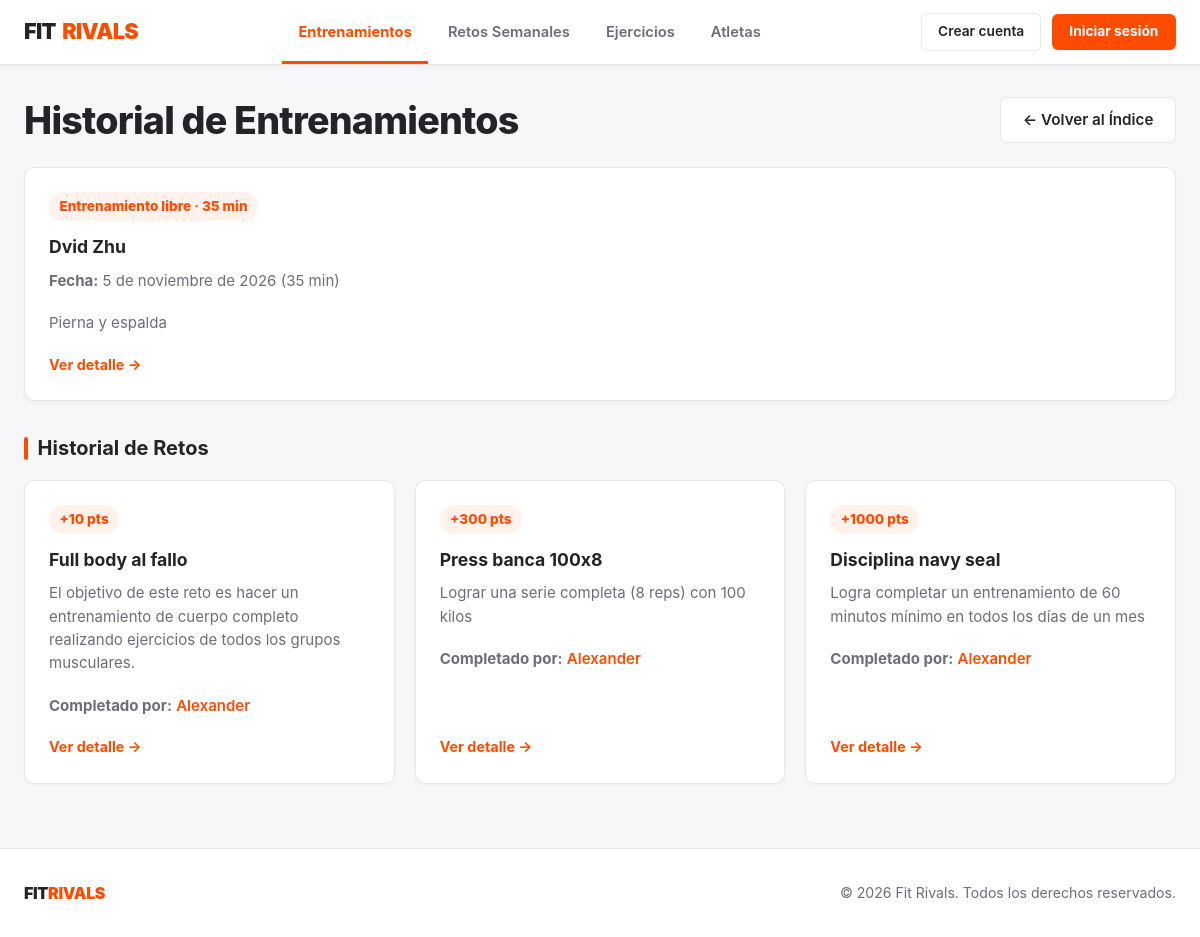
The page /entrenamientos/ on the database as committed earlier.
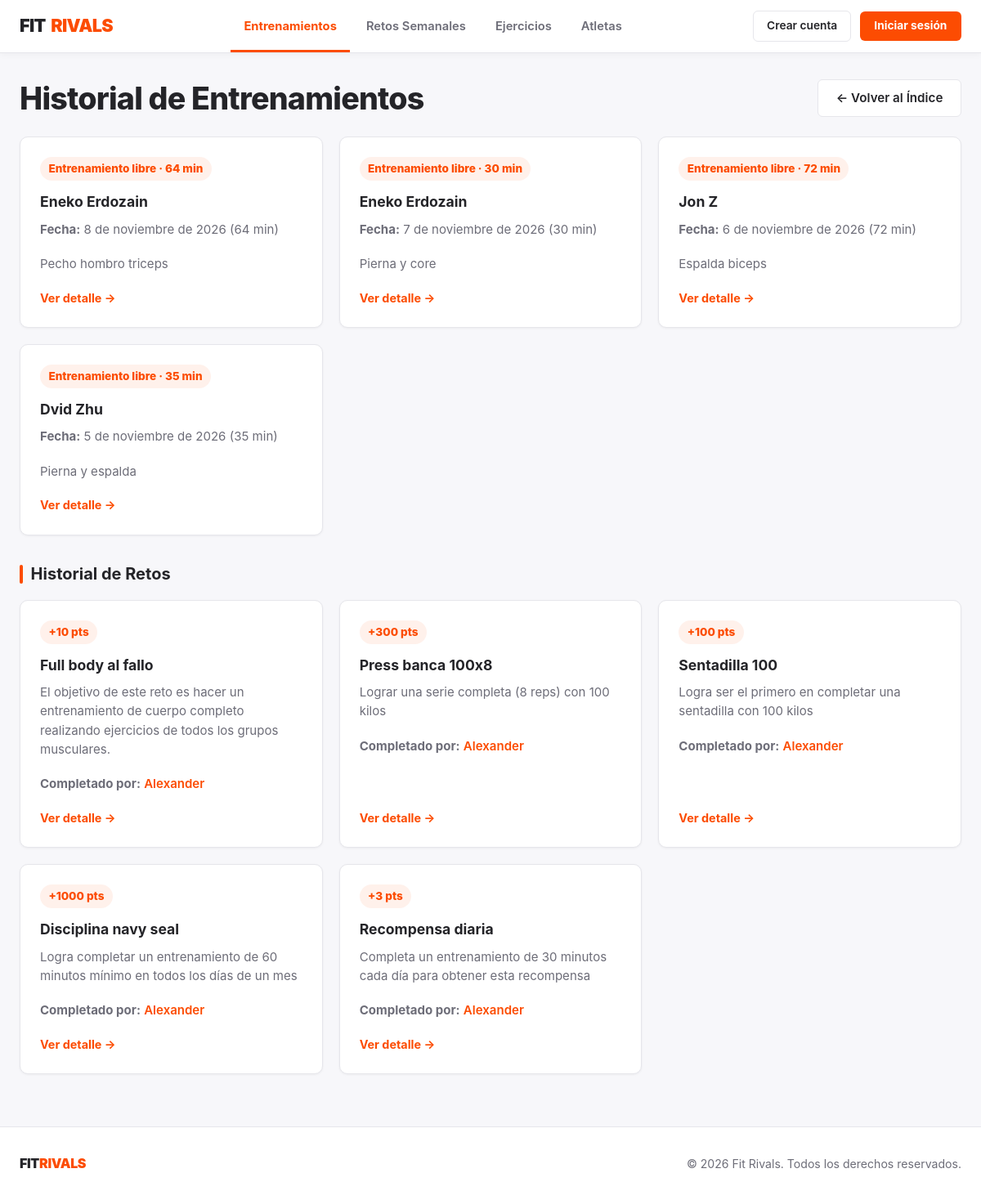
The same page on the database as committed later.
### FitrivalsApp/models.py (models this page shows, shortened)
class Entrenamiento(models.Model):
    usuario = models.ForeignKey(Usuario, on_delete=models.CASCADE, related_name='entrenamientos')
    fecha = models.DateField()
    reto = models.ForeignKey("Reto", on_delete=models.SET_NULL, null=True, blank=True, related_name="intentos")
    duracion_minutos = models.PositiveIntegerField(help_text="Duración en minutos")
    notas = models.TextField(blank=True, null=True)
    ejercicios = models.ManyToManyField(Ejercicio, through='EntrenamientoEjercicio')

class Usuario(models.Model):
    nombre = models.CharField(max_length=100, unique=True)
    email = models.EmailField(unique=True)
    password = models.CharField(max_length=128)
    fecha_alta = models.DateField(auto_now_add=True)
    puntos = models.IntegerField(default=0)

class Reto(models.Model):
    nombre = models.CharField(max_length=100)
    descripcion = models.TextField(blank=True, null=True)
    puntos_recompensa = models.IntegerField(default=100)
    fecha_inicio = models.DateField(default=inicio_semana)
    fecha_fin = models.DateField(default=fin_semana)
    ejercicios = models.ManyToManyField(Ejercicio, related_name='retos', blank=True)
    completado_por = models.ManyToManyField(Usuario, related_name='retos_completados', blank=True)

### FitrivalsApp/views.py (the view)
# urls.py: path('entrenamientos/', views.lista_entrenamientos, name='lista_entrenamientos'),
def lista_entrenamientos(request):
    entrenamientos = Entrenamiento.objects.select_related('usuario').order_by('-fecha')
    retos_completados = (
        Reto.objects.filter(Q(completado_por__isnull=False) | Q(intentos__isnull=False))
        .distinct()
        .prefetch_related('completado_por', 'intentos__usuario')
    )
    return render(request, 'entrenamientos/lista.html', {
        'entrenamientos': entrenamientos,
        'retos_completados': retos_completados,
    })

### FitrivalsApp/templates/entrenamientos/lista.html (shortened to what this page needs)
{% extends 'base.html' %}
{% block content %}
    <div class="section-header">
        <h1>Historial de Entrenamientos</h1>
        <div class="hero-actions">
            <a href="{% url 'index' %}" class="btn-secondary-strava">← Volver al Índice</a>
        </div>
    </div>
    <div class="dashboard-grid">
        {% for entrenamiento in entrenamientos %}
            <div class="info-card">
                <div>
                    {% if entrenamiento.reto %}
                        <span class="badge-orange">Reto: {{ entrenamiento.reto.nombre }} (+{{ entrenamiento.reto.puntos_recompensa }} pts)</span>
                    {% else %}
                        <span class="points-badge">Entrenamiento libre · {{ entrenamiento.duracion_minutos }} min</span>
                    {% endif %}
                    <h3>{{ entrenamiento.usuario.nombre }}</h3>
                    <p><strong>Fecha:</strong> {{ entrenamiento.fecha }} ({{ entrenamiento.duracion_minutos }} min)</p>
                    {% if entrenamiento.notas %}
                        <p>{{ entrenamiento.notas }}</p>
                    {% endif %}
                </div>
                <a href="{% url 'detalle_entrenamiento' entrenamiento.pk %}" class="card-link">
                    Ver detalle →
                </a>
            </div>
        {% empty %}
            <div class="info-card">
                <p>No hay entrenamientos registrados.</p>
            </div>
        {% endfor %}
    </div>
    <h2>Historial de Retos</h2>
    <div class="dashboard-grid">
        {% for reto in retos_completados %}
            <div class="info-card">
                <div>
                    <span class="points-badge">+{{ reto.puntos_recompensa }} pts</span>
                    <h3>{{ reto.nombre }}</h3>
                    {% if reto.descripcion %}
                        <p>{{ reto.descripcion }}</p>
                    {% endif %}
                    <p>
                        <strong>Completado por:</strong>
                        {% for atleta in reto.completado_por.all %}
                            <a href="{% url 'detalle_usuario' atleta.pk %}">{{ atleta.nombre }}</a>{% if not forloop.last %}, {% endif %}
                        {% endfor %}
                    </p>
                </div>
                <a href="{% url 'detalle_reto' reto.pk %}" class="card-link">
                    Ver detalle →
                </a>
            </div>
        {% empty %}
            <div class="info-card">
                <p>Todavía no se ha completado ningún reto.</p>
            </div>
        {% endfor %}
    </div>
{% endblock %}

Rows that differ between the two databases and show on the page:
added Entrenamiento: duracion_minutos "64", usuario.nombre "Eneko Erdozain", fecha "8 de noviembre de 2026", notas "Pecho hombro triceps"
added Entrenamiento: duracion_minutos "30", usuario.nombre "Eneko Erdozain", fecha "7 de noviembre de 2026", notas "Pierna y core"
added Entrenamiento: duracion_minutos "72", usuario.nombre "Jon Z", fecha "6 de noviembre de 2026", notas "Espalda biceps"
now on this page (row unchanged): Reto: puntos_recompensa "100", nombre "Sentadilla 100", descripcion "Logra ser el primero en completar una sentadilla con 100 kilos", Usuario (nombre "Alexander")
now on this page (row unchanged): Reto: puntos_recompensa "3", nombre "Recompensa diaria", descripcion "Completa un entrenamiento de 30 minutos cada día para obtener esta recompensa", Usuario (nombre "Alexander")
